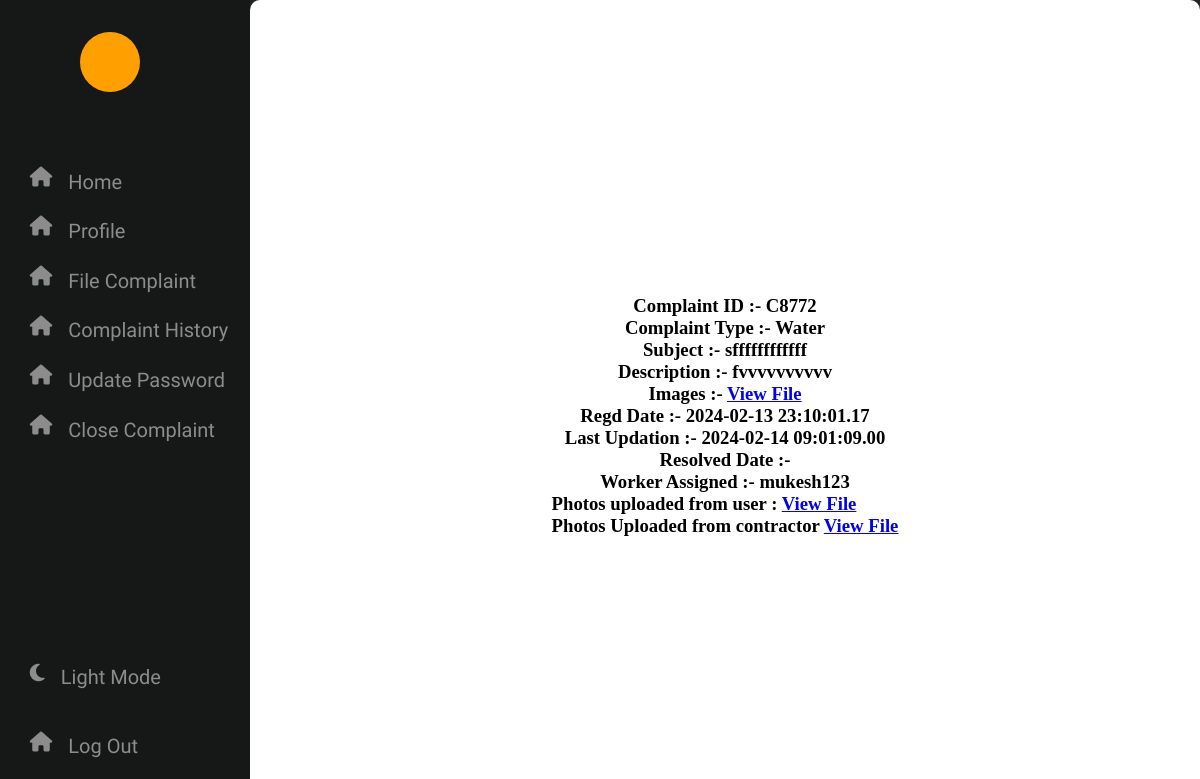
Before: /php/ComplaintInfo.php?id=C8772 with the older database file.
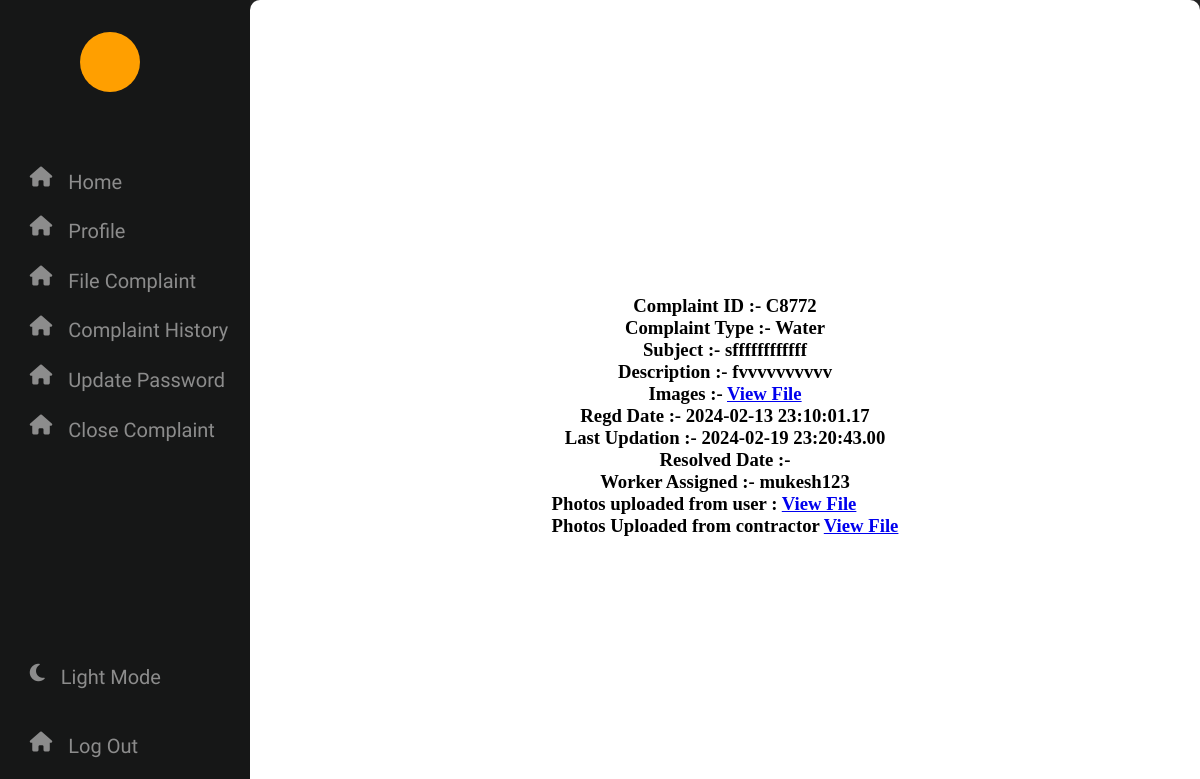
After: the same page with the newer database file.
### tables this page shows
CREATE TABLE `complaints` (
  `username` varchar(50) NOT NULL,
  `complaint_id` varchar(10) NOT NULL,
  `complaint_type` varchar(20) NOT NULL,
  `subject` varchar(50) NOT NULL,
  `description` text NOT NULL,
  `folder` varchar(300) NOT NULL,
  `time` datetime(2) NOT NULL DEFAULT current_timestamp(2),
  `resolved_time` datetime(2) DEFAULT NULL,
  `last_updation` datetime(2) DEFAULT NULL,
  `worker_assigned` varchar(50) DEFAULT NULL
);

### php/ComplaintInfo.php (the view, shortened to what this page needs)
<html lang="en" dir="ltr">
  <head>
    <link rel="stylesheet" href="https://cdnjs.cloudflare.com/ajax/libs/font-awesome/6.5.1/css/all.min.css" />
   </head>
<body>
<div class="nav">
<div class="icon">
</div>
<div class="nav-content">
    <div>
        <i class="fa-solid fa-house"></i>
    </div>
    <div>
        <i class="fa-solid fa-house" ></i>
    </div>
    <div>
        <i class="fa-solid fa-house"></i>
    </div>
    <div>
        <i class="fa-solid fa-house" ></i>
    </div>
    <div>
        <i class="fa-solid fa-house" ></i>
    </div>
    <div>
        <i class="fa-solid fa-house" ></i>
    </div>
</div>
<div class="nav-content-down">
    <div onclick="toggle()" >
        <i class="fa-solid fa-moon" ></i>
    </div>
    <div>
        <i class="fa-solid fa-house"></i>
    </div>
</div>
</div>
<div class="content">
            <div class="complaintInfo">
                <?php
                    include 'config.php' ;
                    $complaint_id = $_GET['id'];
                    $sql = "select * from complaints where complaint_id = '$complaint_id'";
                    $result = $conn->query($sql);
                    if ($result->num_rows > 0) {
                        while ($row = $result->fetch_assoc()) {
                            $complaint_image = $row['folder'];
                    ?>
                    <h3>Complaint ID :- <?php  echo $row["complaint_id"];?><h3>
                    <h3>Complaint Type :- <?php  echo $row["complaint_type"];?><h3>
                    <h3>Subject :- <?php  echo $row["subject"];?><h3>
                    <h3>Description :- <?php  echo $row["description"];?><h3>
                    <h3>Images :- <a href = "<?php echo $row["folder"]?> " target="blank">View File</a><h3>
                    <h3>Regd Date :- <?php  echo $row["time"];?><h3>
                    <h3>Last Updation :- <?php  echo $row["last_updation"];?><h3>
                    <h3>Resolved Date :- <?php  echo $row["resolved_time"];?><h3>
                    <h3>Worker Assigned :- <?php  echo $row["worker_assigned"];?><h3>
                    <?php
                        }
                    }
                    ?>
                <div class="photos1">Photos uploaded from user :
                <a href = "<?php echo $complaint_image?> " target="blank">View File</a>
                </div>
                <?php
                    include 'config.php' ;
                    $complaint_id = $_GET['id'];
                    $sql = "select * from worker_action where complaint_id = '$complaint_id'";
                    $result = $conn->query($sql);
                    if ($result->num_rows > 0) {
                        while ($row = $result->fetch_assoc()) {
                            $final_image = $row['resolved_image'];
                        }
                    }
                    ?>
                <div class="photos2"> Photos Uploaded from contractor
                <a href = "<?php echo $final_image?> " target="blank">View File</a>
                </div>
            </div>
</div>
</body>
</html>

Changed rows visible on the page:
changed complaints "Water": last_updation "2024-02-14 09:01:09.00" → "2024-02-19 23:20:43.00"
